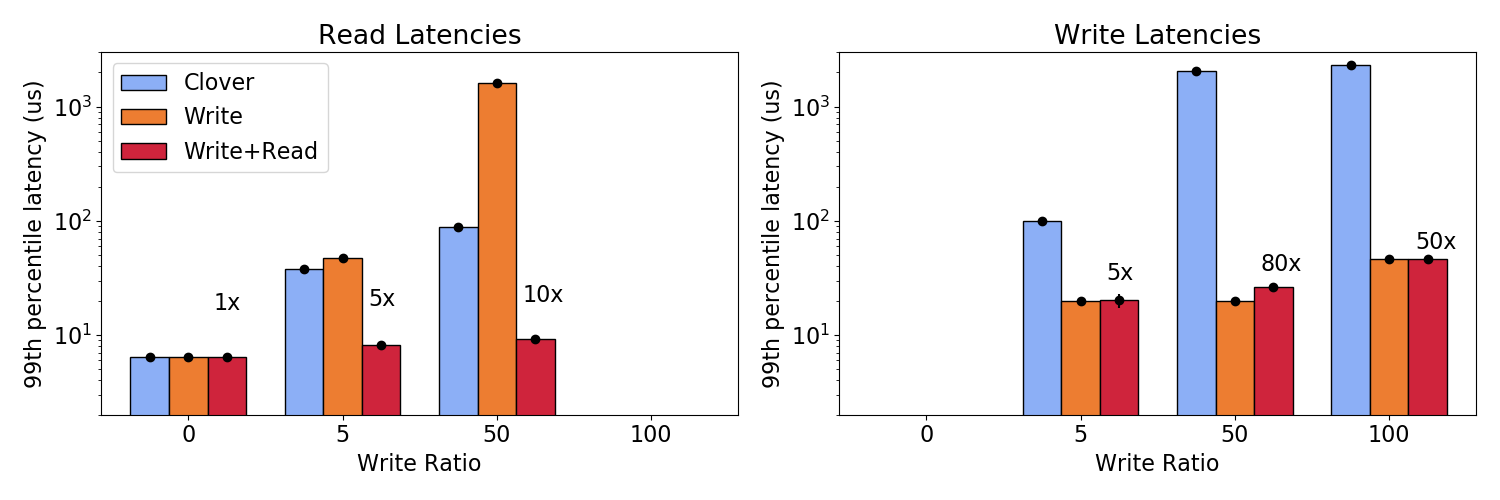

Write Python code to recreate this figure.
import matplotlib.pyplot as plt
import numpy as np

from common import *

master_width=1

plt.rcParams.update({'font.size': 16})
fig, (ax1, ax2) = plt.subplots(1 ,2, figsize=(15,5), gridspec_kw={'width_ratios': [3,3]})

def get_labels(measure):
    labels = measure["ratio"]
    for i in range(len(labels)):
        if labels[i] == 1:
            labels[i]=0
    labels = [str(l) for l in labels]
    return labels

def plot_latency(ax, clover, write, rw, mode):
    labels=get_labels(clover)
    x = np.arange(len(labels))  # the label locations
    width = master_width/4  # the width of the bars


    #print(clover["write_lat_err"])

    lat_label=mode+"_lat"
    err_label=mode+"_lat_err"


    ax.errorbar(x - width, clover[lat_label], yerr=clover[err_label], color='k', fmt='o')
    ax.errorbar(x, write[lat_label], yerr=write[err_label], color='k', fmt='o')
    ax.errorbar(x + width, rw[lat_label], yerr=rw[err_label], color='k' ,fmt='o')

    rects0 = ax.bar(x - width, clover[lat_label], width, label='Clover',color=default_clover_color,edgecolor='k')
    rects1 = ax.bar(x, write[lat_label], width, label='Write',color=write_steering_color,edgecolor='k')
    rects2 = ax.bar(x + width, rw[lat_label], width, label='Write+Read',color=read_write_steering_color,edgecolor='k')

    win=[]
    for a,b in zip(clover[lat_label],rw[lat_label]):
        if b == 0:
            win.append(0)
        else:
            win.append(int(round(a/b, 0)))


    for i in range(len(win)):
        if win[i] != 0:
            ax.text(x[i] + width/1.5, rw[lat_label][i] + 10, str(win[i])+"x")
    
    ax.set_xticks(x)
    ax.set_xticklabels(labels)




measurements=["clover", "write", "rw"]
feilds=["read_lat", "read_lat_err", "write_lat", "write_lat_err", "ratio"]
md=dict() #measurement dict

db = read_from_txt("99th_latency.txt")
chunked_db=divide_db(db,len(measurements))
for cdb, m in zip(chunked_db, measurements):
    md[m]=select_feilds(cdb, feilds)
    print(md[m])


clover=md["clover"]
write=md["write"]
rw=md["rw"]
scale(clover)
scale(write)
scale(rw)

plot_latency(ax1,clover,write,rw, "read")
# # Add some text for labels, title and custom x-axis tick labels, etc.
ax1.set_ylabel('99th percentile latency (us)')
ax1.set_title('Read Latencies')
ax1.set_yscale('log')
ax1.set_ylim(2,3000)
ax1.set_xlabel("Write Ratio")
ax1.legend()

plot_latency(ax2,md["clover"], md["write"], md["rw"], "write")
ax2.set_ylabel('99th percentile latency (us)')
ax2.set_title('Write Latencies')
ax2.set_yscale('log')
#ax2.set_ylim(20,10000)
ax2.set_ylim(2,3000)
ax2.set_xlabel("Write Ratio")

#//ax.bar_label(rects2, padding=3)
plt.tight_layout()
save_fig(plt)
